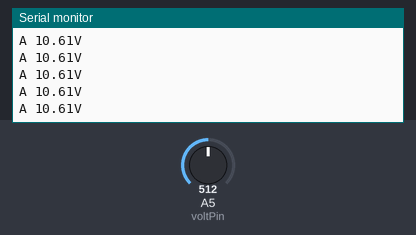
The sketch below on a simulated Arduino Uno, built with avr-gcc and run on an emulated ATmega328P. Shown: the last lines printed to the serial monitor. The inputs (shaded band) are chosen by the test bench; at power-on: A5 (voltPin) = 512.

Above: at 1.2 s.
1.3 s: A5 (voltPin) set to 716
At 1.31 s:
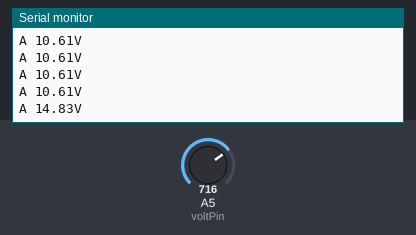
2.8 s: A5 (voltPin) set to 900
At 2.82 s:
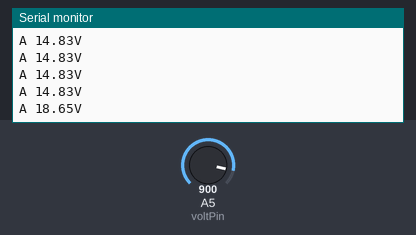
Timing chart, 0 to 5.8 s (numbered marks = the images above; inputs shaded):
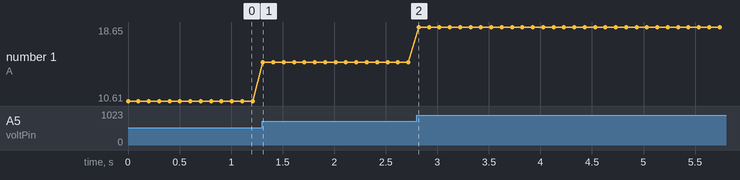

Measured:
- after the input at 1.3 s, the serial monitor: prints a new line at once (image 1)
- after the input at 2.8 s, the serial monitor: prints a new line at once (image 2)
- plotted number 1: 10.61 → 14.83 after the input at 1.3 s, 14.83 → 18.65 after the input at 2.8 s

The sketch:

botton_sketch_ahsan.ino.ino
```cpp
const int voltPin = 5;
//Variables for voltage divider
float denominator;
int resistor1 = 3405;
int resistor2 = 1050;
void setup() {
    Serial.begin(9600);

}

void loop() {
 float voltage;
int V = voltage;
denominator = (float)resistor2 / (resistor1 + resistor2);
 //Obtain RAW voltage data
  voltage = analogRead(voltPin);
  //Convert to actual voltage (0 - 5 Vdc)
  voltage = (voltage / 2048) * 10 ;
  //Convert to voltage before divider
  //  Divide by divider = multiply
  //  Divide by 1/5 = multiply by 5
  voltage = voltage / denominator;
  //Output to serial
 Serial.print("A ");
    Serial.print(voltage);
    Serial.print("V ");
    Serial.println("");
    delay(100);
}
```
